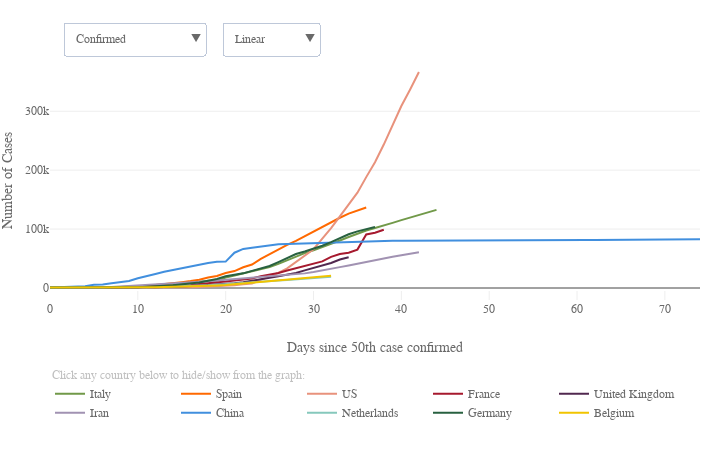

Source (notebook cell):
### Code cell
# Plot timeline confirmed top ten countries

# Plot

data = []
for i, c in enumerate(top10_country):
    data.append(go.Scatter(x = df_merged[df_merged['Country/Region'] == c].days_since_50th_conf,
                           y = df_merged[df_merged['Country/Region'] == c].confirmed,
                           name = c,
                           marker = dict(color = top10_col[i]),
                           hoverinfo = 'text',
                           hovertext = [c+'<br>'+'{:,}'.format(x) for x in df_merged[df_merged['Country/Region'] == c].confirmed],
                           hoverlabel = dict(bordercolor = top10_col[i], 
                                 bgcolor = 'white', 
                                 font = dict(color = top10_col[i])),
                          ))
    data.append(go.Scatter(x = df_merged[df_merged['Country/Region'] == c].days_since_50th_conf,
                           y = df_merged[df_merged['Country/Region'] == c].deaths,
                           name = c,
                           marker = dict(color = top10_col[i]),
                           hoverinfo = 'text',
                           hovertext = [c+'<br>'+'{:,}'.format(x) for x in df_merged[df_merged['Country/Region'] == c].deaths],
                           hoverlabel = dict(bordercolor = top10_col[i], 
                                 bgcolor = 'white', 
                                 font = dict(color = top10_col[i])),
                           showlegend = False,
                           visible = False
                          ))
    data.append(go.Scatter(x = df_merged[df_merged['Country/Region'] == c].days_since_50th_conf,
                           y = df_merged[df_merged['Country/Region'] == c].confirmed_by100000pop,
                           name = c,
                           marker = dict(color = top10_col[i]),
                           hoverinfo = 'text',
                           hovertext = [c+'<br>'+'{:.1f}'.format(x) for x in df_merged[df_merged['Country/Region'] == c].confirmed_by100000pop],
                           hoverlabel = dict(bordercolor = top10_col[i], 
                                 bgcolor = 'white', 
                                 font = dict(color = top10_col[i])),
                           showlegend = False,
                           visible = False
                          ))
    data.append(go.Scatter(x = df_merged[df_merged['Country/Region'] == c].days_since_50th_conf,
                           y = df_merged[df_merged['Country/Region'] == c].deaths_by100000pop,
                           name = c,
                           marker = dict(color = top10_col[i]),
                           hoverinfo = 'text',
                           hovertext = [c+'<br>'+'{:.1f}'.format(x) for x in df_merged[df_merged['Country/Region'] == c].deaths_by100000pop],
                           hoverlabel = dict(bordercolor = top10_col[i], 
                                 bgcolor = 'white', 
                                 font = dict(color = top10_col[i])),
                           showlegend = False,
                           visible = False
                          ))

conf_visible = [True, False, False, False, True, False, False, False, True, False, False, False,
                True, False, False, False, True, False, False, False, True, False, False, False,
                True, False, False, False, True, False, False, False, True, False, False, False,
                True, False, False, False]
death_visible = [False, True, False, False, False, True, False, False, False, True, False, False, 
                 False, True, False, False, False, True, False, False, False, True, False, False, 
                 False, True, False, False, False, True, False, False, False, True, False, False, 
                 False, True, False, False]
conf_pop_visible = [False, False, True, False, False, False, True, False, False, False, True, False,
                    False, False, True, False, False, False, True, False, False, False, True, False, 
                    False, False, True, False, False, False, True, False, False, False, True, False, 
                    False, False, True, False]
death_pop_visible = [False, False, False, True, False, False, False, True, False, False, False, True, 
                      False, False, False, True, False, False, False, True, False, False, False, True, 
                      False, False, False, True, False, False, False, True, False, False, False, True, 
                      False, False, False, True]

lay = go.Layout(width = width_px, 
                height = height_px, 
                #bargap = 0.2,
                xaxis = dict(title='Days since 50th case confirmed',
                             ticks = 'inside',
                             ticklen = tick_lenght-3,
                             tickcolor = tick_col,
                             rangemode = 'nonnegative',
                             zeroline = False,
                             showgrid = False,
                            ),
                yaxis = dict(title='Number of Cases',
                             type = 'linear',
                            ),
                hovermode = 'closest',
                font = dict(size = label_size,
                            family = label_font,
                            color = label_col,
                           ),
                legend = dict(x = 0.0, 
                              y = -0.33,
                              orientation = 'h',
                             ),
                margin=dict(l = margin_l, r = margin_r, b = margin_b, t = margin_t, pad=0),
                annotations=[dict(x = 0.0,
                                  y = -0.35,
                                  showarrow = False,
                                  text = 'Click any country below to hide/show from the graph:',
                                  xref = 'paper',
                                  yref = 'paper',
                                  font=dict(
                                      family = label_font,
                                      size = label_size,
                                      color = 'silver',),
                                 ),
                            ],
                updatemenus=[dict(buttons=list([dict(args = ["yaxis.type", 'linear'],
                                                     label = 'Linear',
                                                     method = 'relayout'
                                                    ),
                                                dict(
                                                    args = ["yaxis.type", 'log'],
                                                    label = 'Logarithmic',
                                                    method = 'relayout'
                                                )
                                               ]),
                                  direction = "down",
                                  pad = {"r": 10, "t": 10},
                                  showactive = True,
                                  x = 0.265,
                                  xanchor = 'left',
                                  y = 1.2,
                                  yanchor = 'top'
                                 ),
                             dict(buttons=list([dict(args = [{'visible': conf_visible, 'showlegend' : True }],
                                                     label = 'Confirmed   ',
                                                     method = 'restyle'
                                                    ),
                                                dict(args = [{'visible': death_visible, 'showlegend' : True }],
                                                     label = 'Deaths',
                                                     method = 'restyle'
                                                    ),
                                                dict(args = [{'visible': conf_pop_visible, 'showlegend' : True }],
                                                     label = 'Confirmed/100k pop.',
                                                     method = 'restyle'
                                                    ),
                                                dict(args = [{'visible': death_pop_visible, 'showlegend' : True }],
                                                     label = 'Deaths/100k pop.',
                                                     method = 'restyle'
                                                    ),
                                               ]),
                                  direction = "down",
                                  pad = {"r": 10, "t": 10},
                                  showactive = True,
                                  x = 0.02,
                                  xanchor = 'left',
                                  y = 1.2,
                                  yanchor = 'top'
                                 ),
                            ]
               )


fig = dict(data=data, layout=lay)
plotly.offline.iplot(fig)

# Save JS
plot = plotly.offline.plot({'data':data,
                            'layout':lay},
                           include_plotlyjs = False,
                           output_type = 'div',
                           config = dict(showLink = False,
                                         modeBarButtonsToRemove = ['sendDataToCloud'],
                                         displaylogo = False,
                                         responsive = True)
                          )

path = '../visuals/timelines/'
out_file = open(path+'timeline_days_720.html', 'w')
out_file.write('<!DOCTYPE html><html><head><script src="https://cdn.plot.ly/plotly-latest.min.js"></script></head><body>')
out_file.write(plot)
out_file.write('</body><html>')
out_file.close()
